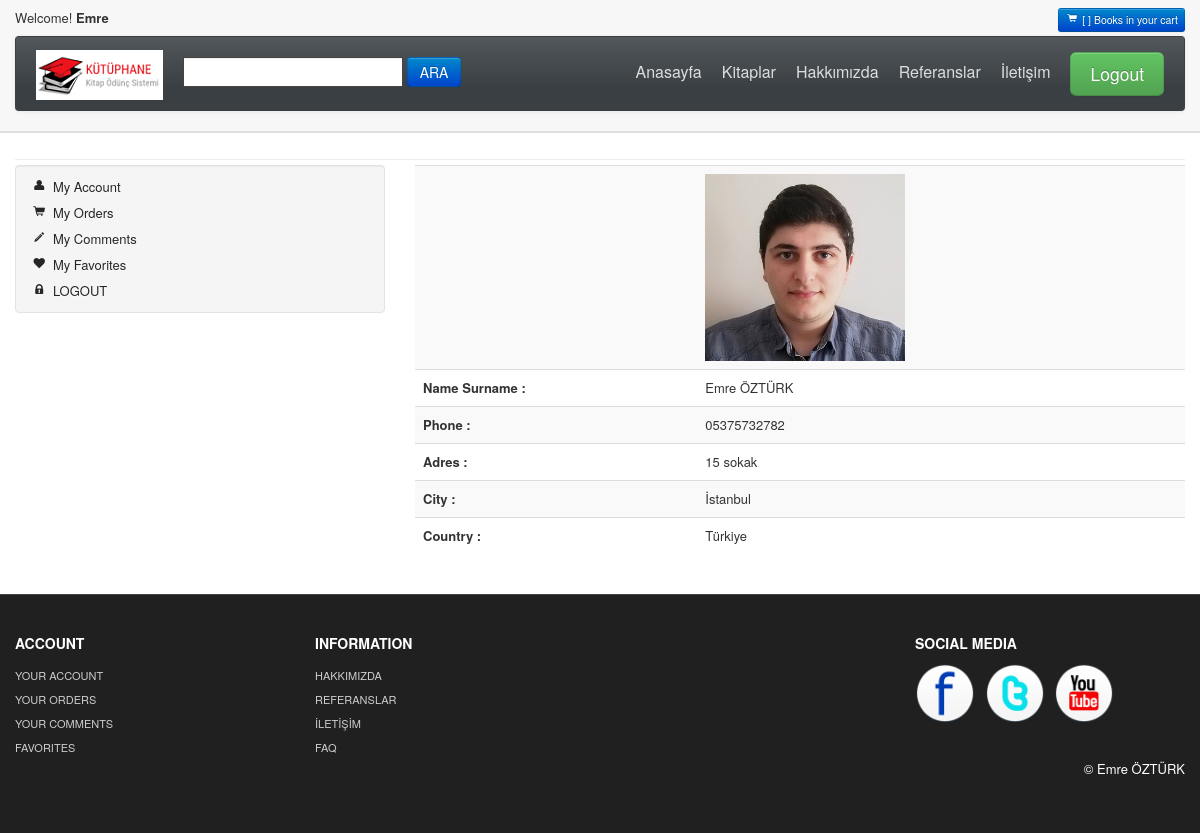
The page /user/ (signed in) on the database its author committed.
### home/models.py (models this page shows, shortened)
class UserProfile(models.Model):
    user = models.OneToOneField(User, on_delete=models.CASCADE)
    phone = models.CharField(blank=True, max_length=20)
    address = models.CharField(blank=True, max_length=150)
    city = models.CharField(blank=True, max_length=150)
    country = models.CharField(blank=True, max_length=150)
    image = models.ImageField(blank=True, upload_to='images/users/')
    def image_tag(self):
        return mark_safe('<img src="{}" height="50"/>'.format(self.image.url))
    image_tag.short_description = 'Image'

### user/views.py (the view)
# urls.py: path('', views.index, name='index'),
def index(request):
    current_user = request.user
    profile = UserProfile.objects.get(user_id=current_user.id)
    settings = Setting.objects.get(pk=1)
    category = Category.objects.all()
    context = {'settings': settings, "category": category, "profile": profile}
    return render(request, 'user_profile.html', context)

### user/templates/user_profile.html (shortened to what this page needs)
{% extends "homebase.html" %}
{% block content %}
    <div id="mainBody">
        <div class="container">
            <hr class="soften"/>
            <div class="row">
                <div class="span4">
                    <div class="well" style="padding: 8px 0;">
                        <ul class="nav nav-list">
                            <li><a href="/user"><i class="icon-user"></i> My Account</a></li>
                            <li><a href="#"><i class="icon-shopping-cart"></i> My Orders</a></li>
                            <li><a href="#"><i class="icon-pencil"></i> My Comments</a></li>
                            <li><a href="#"><i class="icon-heart"></i> My Favorites</a></li>
                            <li><a href="/logout"><i class="icon-lock"></i> LOGOUT</a></li>
                        </ul>
                    </div>
                </div>
                <div class="span8">
                    <table class="table table-striped">
                        <tr>
                            <th ></th>
                            <td ><img style="width: 200px" src="{{ profile.image.url }}"></td>
                        </tr>
                        <tr>
                            <th class="span3">Name Surname :</th>
                            <td class="span5">{{ profile.user.first_name }} {{ profile.user.last_name }}</td>
                        </tr>
                        <tr>
                            <th>Phone :</th>
                            <td>{{ profile.phone }}</td>
                        </tr>
                        <tr>
                            <th>Adres :</th>
                            <td>{{ profile.address }}</td>
                        </tr>
                        <tr>
                            <th>City :</th>
                            <td>{{ profile.city }}</td>
                        </tr>
                        <tr>
                            <th>Country :</th>
                            <td>{{ profile.country }}</td>
                        </tr>
                    </table>
                </div>
            </div>
        </div>
    </div>
{% endblock %}

### home/templates/header.html (shortened to what this page needs)
{% load static %}
<div id="header">
    <div class="container">
        <div id="welcomeLine" class="row">
            <div class="span6">
                {% if user.id is not None %}
                    Welcome!<strong> {{ user.first_name }}</strong>
                {% endif %}
            </div>
            <div class="span6">
                <div class="pull-right">
                    <a href="/shopcard"><span class="btn btn-mini btn-primary"><i
                            class="icon-shopping-cart icon-white"></i> [ {{ request.session.card_items }} ] Books in your cart </span> </a>
                </div>
            </div>
        </div>
        <div id="logoArea" class="navbar">
            <div class="navbar-inner">
                <a class="brand" href="/"><img src="{% static 'themes/images/logo.png' %}" alt="Bootsshop"/></a>
                <form class="form-inline navbar-search" method="post" action="/search/">
                    <input class="srchTxt" id="query" name="query" type="text"/>
                    <button type="submit" id="submitButton" class="btn btn-primary">ARA</button>
                </form>
                <ul id="topMenu" class="nav pull-right">
                    <li class=""><a href="/">Anasayfa</a></li>
                    <li class=""><a href="#">Kitaplar</a></li>
                    <li class=""><a href="/hakkimizda">Hakkımızda</a></li>
                    <li class=""><a href="/referanslar">Referanslar</a></li>
                    <li class=""><a href="/iletisim">İletişim</a></li>
                    <li class="">
                        {% if user.id is not None %}
                            <a href="/logout" role="button" data-toggle="modal" style="padding-right:0"><span
                                    class="btn btn-large btn-success">Logout</span></a>
                        {% else %}
                            <a href="/login" role="button" data-toggle="modal" style="padding-right:0"><span
                                    class="btn btn-large btn-success">Login</span></a>
                        {% endif %}
                    </li>
                </ul>
            </div>
        </div>
    </div>
</div>

### home/static/themes/css/base.css (style rules this page uses)
#mainBody { border-top:2px solid #dedede; padding-top: 18px; }
#carouselBlk,#header { background: url(../images/headerRepeat.png) repeat-x 0 0 #f7f7f7; }
#logoArea, #logoArea a { line-height:49px; }
#logoArea .btn, #logoArea .btn-group { margin-top: 0; }
#welcomeLine { padding: 8px 0 4px }
.navbar-search .srchTxt { border-radius: 0;border: 1px solid #444; }
[class^="icon-"], [class*=" icon-"] { background-image: none; }
.navbar .nav > li > a { padding:10px;color: #DDD;text-shadow: none;font-size: 16px; }
#logoArea, #logoArea a { outline:none; }
.navbar .nav.pull-right, #sideManu { overflow:hidden; }
.navbar-search { margin-top: 8px; }

### rows shown on the page
UserProfile: image (picture), user.first_name "Emre", user.last_name "ÖZTÜRK", phone "05375732782", address "15 sokak", city "İstanbul", country "Türkiye"

### other values the page prints
{{ user.first_name }} "Emre"
